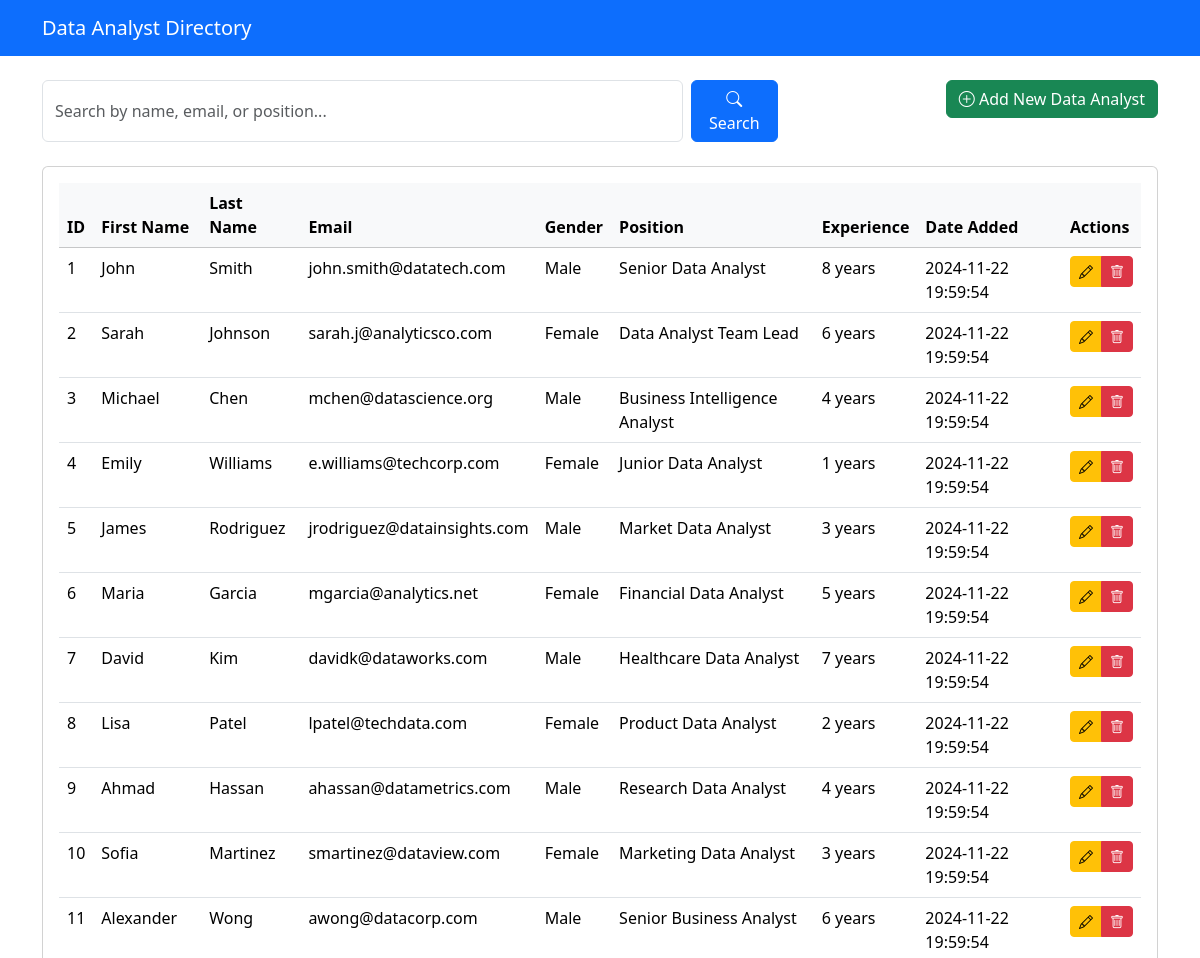
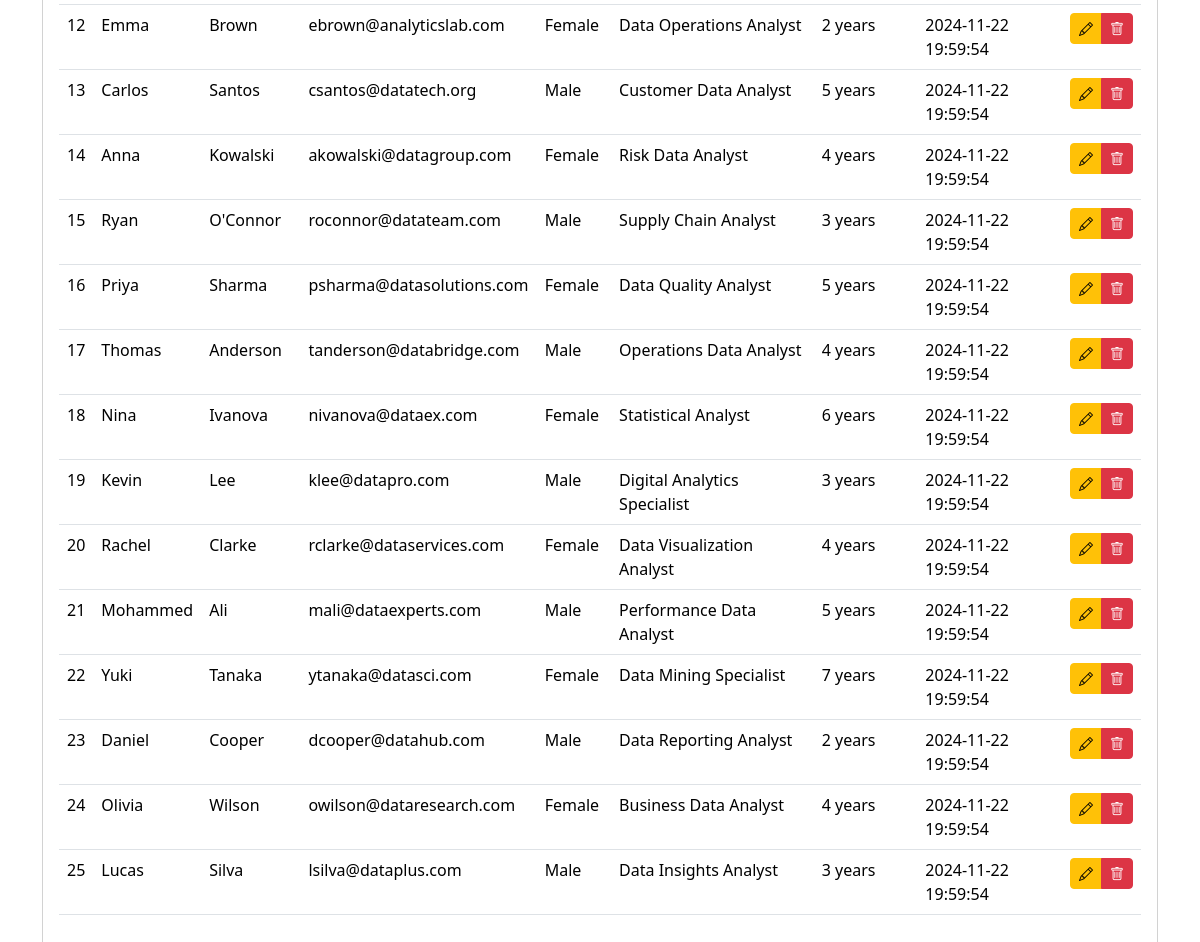
The page / on the database its author committed (2 pictures, top to bottom).
### tables this page shows
create table data_analyst_employees (
	id INT AUTO_INCREMENT PRIMARY KEY,
	first_name VARCHAR(255),
	last_name VARCHAR(255),
	email VARCHAR(255),
	gender VARCHAR(255),
    position VARCHAR(255),
    years_of_experience INT,
	date_added TIMESTAMP DEFAULT CURRENT_TIMESTAMP
);

### core/models.php (called while the page is built, shortened)
<?php
function getAllUsers($pdo) {
    $sql = "SELECT * FROM data_analyst_employees ORDER BY date_added DESC";
    $stmt = $pdo->prepare($sql);
    $executeQuery = $stmt->execute();
    if ($executeQuery) {
        return $stmt->fetchAll(PDO::FETCH_ASSOC);
    }
    return [];
}
?>

### index.php (the view, shortened to what this page needs)
<?php
require_once 'core/dbConfig.php';
require_once 'core/models.php';
?>
<!DOCTYPE html>
<html lang="en">
<head>
    <link href="https://cdn.jsdelivr.net/npm/bootstrap@5.3.2/dist/css/bootstrap.min.css" rel="stylesheet">
    <link href="https://cdn.jsdelivr.net/npm/bootstrap-icons@1.11.1/font/bootstrap-icons.css" rel="stylesheet">
</head>
<body>
    <nav class="navbar navbar-expand-lg navbar-dark bg-primary mb-4">
        <div class="container">
            <a class="navbar-brand" href="index.php">Data Analyst Directory</a>
        </div>
    </nav>
    <div class="container">
        <div class="row mb-4">
            <div class="col-md-8">
                <form action="<?php echo htmlspecialchars($_SERVER['PHP_SELF']);?>" method="GET" class="d-flex gap-2">
                    <input type="text" name="searchInput"
                           class="form-control"
                           placeholder="Search by name, email, or position..."
                           value="<?php echo isset($_GET['searchInput']) ? htmlspecialchars($_GET['searchInput']) : ''; ?>">
                    <button type="submit" name="searchBtn" class="btn btn-primary">
                        <i class="bi bi-search"></i> Search
                    </button>
                </form>
            </div>
            <div class="col-md-4 text-md-end">
                <a href="insert.php" class="btn btn-success">
                    <i class="bi bi-plus-circle"></i> Add New Data Analyst
                </a>
            </div>
        </div>
        <div class="card">
            <div class="card-body">
                <div class="table-responsive">
                    <table class="table table-hover">
                        <thead class="table-light">
                            <tr>
                                <th>ID</th>
                                <th>First Name</th>
                                <th>Last Name</th>
                                <th>Email</th>
                                <th>Gender</th>
                                <th>Position</th>
                                <th>Experience</th>
                                <th>Date Added</th>
                                <th>Actions</th>
                            </tr>
                        </thead>
                        <tbody>
                            <?php
                            if (!isset($_GET['searchBtn'])) {
                                $users = getAllUsers($pdo);
                            } else {
                                $users = searchForAUser($pdo, $_GET['searchInput']);
                            }
                            if ($users && count($users) > 0) {
                                foreach ($users as $row) { ?>
                                    <tr>
                                        <td><?php echo htmlspecialchars($row['id']); ?></td>
                                        <td><?php echo htmlspecialchars($row['first_name']); ?></td>
                                        <td><?php echo htmlspecialchars($row['last_name']); ?></td>
                                        <td><?php echo htmlspecialchars($row['email']); ?></td>
                                        <td><?php echo htmlspecialchars($row['gender']); ?></td>
                                        <td><?php echo htmlspecialchars($row['position']); ?></td>
                                        <td><?php echo htmlspecialchars($row['years_of_experience']); ?> years</td>
                                        <td><?php echo htmlspecialchars($row['date_added']); ?></td>
                                        <td>
                                            <div class="btn-group btn-group-sm">
                                                <a href="edit.php?id=<?php echo $row['id']; ?>"
                                                   class="btn btn-warning">
                                                    <i class="bi bi-pencil"></i>
                                                </a>
                                                <a href="delete.php?id=<?php echo $row['id']; ?>"
                                                   class="btn btn-danger">
                                                    <i class="bi bi-trash"></i>
                                                </a>
                                            </div>
                                        </td>
                                    </tr>
                                <?php }
                            } ?>
                        </tbody>
                    </table>
                </div>
            </div>
        </div>
    </div>
</body>
</html>

### rows shown on the page
data_analyst_employees: id "1", first_name "John", last_name "Smith", email "john.smith@datatech.com", gender "Male", position "Senior Data Analyst", years_of_experience "8", date_added "2024-11-22 19:59:54"
data_analyst_employees: id "2", first_name "Sarah", last_name "Johnson", email "sarah.j@analyticsco.com", gender "Female", position "Data Analyst Team Lead", years_of_experience "6", date_added "2024-11-22 19:59:54"
data_analyst_employees: id "3", first_name "Michael", last_name "Chen", email "mchen@datascience.org", gender "Male", position "Business Intelligence Analyst", years_of_experience "4", date_added "2024-11-22 19:59:54"
data_analyst_employees: id "4", first_name "Emily", last_name "Williams", email "e.williams@techcorp.com", gender "Female", position "Junior Data Analyst", years_of_experience "1", date_added "2024-11-22 19:59:54"
data_analyst_employees: id "5", first_name "James", last_name "Rodriguez", email "jrodriguez@datainsights.com", gender "Male", position "Market Data Analyst", years_of_experience "3", date_added "2024-11-22 19:59:54"
data_analyst_employees: id "6", first_name "Maria", last_name "Garcia", email "mgarcia@analytics.net", gender "Female", position "Financial Data Analyst", years_of_experience "5", date_added "2024-11-22 19:59:54"
data_analyst_employees: id "7", first_name "David", last_name "Kim", email "davidk@dataworks.com", gender "Male", position "Healthcare Data Analyst", years_of_experience "7", date_added "2024-11-22 19:59:54"
data_analyst_employees: id "8", first_name "Lisa", last_name "Patel", email "lpatel@techdata.com", gender "Female", position "Product Data Analyst", years_of_experience "2", date_added "2024-11-22 19:59:54"
data_analyst_employees: id "9", first_name "Ahmad", last_name "Hassan", email "ahassan@datametrics.com", gender "Male", position "Research Data Analyst", years_of_experience "4", date_added "2024-11-22 19:59:54"
data_analyst_employees: id "10", first_name "Sofia", last_name "Martinez", email "smartinez@dataview.com", gender "Female", position "Marketing Data Analyst", years_of_experience "3", date_added "2024-11-22 19:59:54"
data_analyst_employees: id "11", first_name "Alexander", last_name "Wong", email "awong@datacorp.com", gender "Male", position "Senior Business Analyst", years_of_experience "6", date_added "2024-11-22 19:59:54"
data_analyst_employees: id "12", first_name "Emma", last_name "Brown", email "ebrown@analyticslab.com", gender "Female", position "Data Operations Analyst", years_of_experience "2", date_added "2024-11-22 19:59:54"
data_analyst_employees: id "13", first_name "Carlos", last_name "Santos", email "csantos@datatech.org", gender "Male", position "Customer Data Analyst", years_of_experience "5", date_added "2024-11-22 19:59:54"
data_analyst_employees: id "14", first_name "Anna", last_name "Kowalski", email "akowalski@datagroup.com", gender "Female", position "Risk Data Analyst", years_of_experience "4", date_added "2024-11-22 19:59:54"
data_analyst_employees: id "15", first_name "Ryan", last_name "O'Connor", email "roconnor@datateam.com", gender "Male", position "Supply Chain Analyst", years_of_experience "3", date_added "2024-11-22 19:59:54"
data_analyst_employees: id "16", first_name "Priya", last_name "Sharma", email "psharma@datasolutions.com", gender "Female", position "Data Quality Analyst", years_of_experience "5", date_added "2024-11-22 19:59:54"
data_analyst_employees: id "17", first_name "Thomas", last_name "Anderson", email "tanderson@databridge.com", gender "Male", position "Operations Data Analyst", years_of_experience "4", date_added "2024-11-22 19:59:54"
data_analyst_employees: id "18", first_name "Nina", last_name "Ivanova", email "nivanova@dataex.com", gender "Female", position "Statistical Analyst", years_of_experience "6", date_added "2024-11-22 19:59:54"
data_analyst_employees: id "19", first_name "Kevin", last_name "Lee", email "klee@datapro.com", gender "Male", position "Digital Analytics Specialist", years_of_experience "3", date_added "2024-11-22 19:59:54"
data_analyst_employees: id "20", first_name "Rachel", last_name "Clarke", email "rclarke@dataservices.com", gender "Female", position "Data Visualization Analyst", years_of_experience "4", date_added "2024-11-22 19:59:54"
data_analyst_employees: id "21", first_name "Mohammed", last_name "Ali", email "mali@dataexperts.com", gender "Male", position "Performance Data Analyst", years_of_experience "5", date_added "2024-11-22 19:59:54"
data_analyst_employees: id "22", first_name "Yuki", last_name "Tanaka", email "ytanaka@datasci.com", gender "Female", position "Data Mining Specialist", years_of_experience "7", date_added "2024-11-22 19:59:54"
data_analyst_employees: id "23", first_name "Daniel", last_name "Cooper", email "dcooper@datahub.com", gender "Male", position "Data Reporting Analyst", years_of_experience "2", date_added "2024-11-22 19:59:54"
data_analyst_employees: id "24", first_name "Olivia", last_name "Wilson", email "owilson@dataresearch.com", gender "Female", position "Business Data Analyst", years_of_experience "4", date_added "2024-11-22 19:59:54"
data_analyst_employees: id "25", first_name "Lucas", last_name "Silva", email "lsilva@dataplus.com", gender "Male", position "Data Insights Analyst", years_of_experience "3", date_added "2024-11-22 19:59:54"
